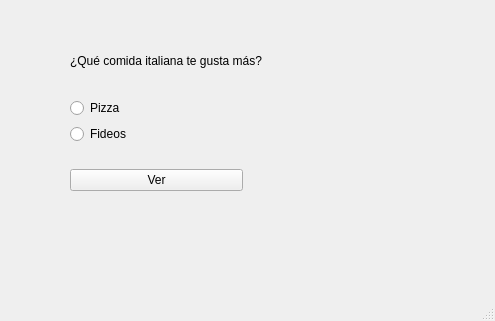
<?xml version="1.0" encoding="UTF-8"?>
<ui version="4.0">
 <class>MainWindow</class>
 <widget class="QMainWindow" name="MainWindow">
  <property name="geometry">
   <rect>
    <x>0</x>
    <y>0</y>
    <width>495</width>
    <height>321</height>
   </rect>
  </property>
  <property name="windowTitle">
   <string>MainWindow</string>
  </property>
  <widget class="QWidget" name="centralwidget">
   <widget class="QWidget" name="layoutWidget">
    <property name="geometry">
     <rect>
      <x>70</x>
      <y>30</y>
      <width>351</width>
      <height>181</height>
     </rect>
    </property>
    <layout class="QVBoxLayout" name="verticalLayout">
     <item>
      <widget class="QLabel" name="label1">
       <property name="text">
        <string>¿Qué comida italiana te gusta más?</string>
       </property>
      </widget>
     </item>
     <item>
      <widget class="QRadioButton" name="radioButton1">
       <property name="text">
        <string>Pizza</string>
       </property>
      </widget>
     </item>
     <item>
      <widget class="QRadioButton" name="radioButton2">
       <property name="text">
        <string>Fideos</string>
       </property>
      </widget>
     </item>
     <item>
      <layout class="QHBoxLayout" name="hbox">
       <item>
        <widget class="QPushButton" name="pushButton1">
         <property name="text">
          <string>Ver</string>
         </property>
        </widget>
       </item>
       <item>
        <widget class="QLabel" name="label2">
         <property name="text">
          <string/>
         </property>
        </widget>
       </item>
      </layout>
     </item>
    </layout>
   </widget>
  </widget>
  <widget class="QMenuBar" name="menubar">
   <property name="geometry">
    <rect>
     <x>0</x>
     <y>0</y>
     <width>495</width>
     <height>18</height>
    </rect>
   </property>
  </widget>
  <widget class="QStatusBar" name="statusbar"/>
 </widget>
 <resources/>
 <connections/>
</ui>
